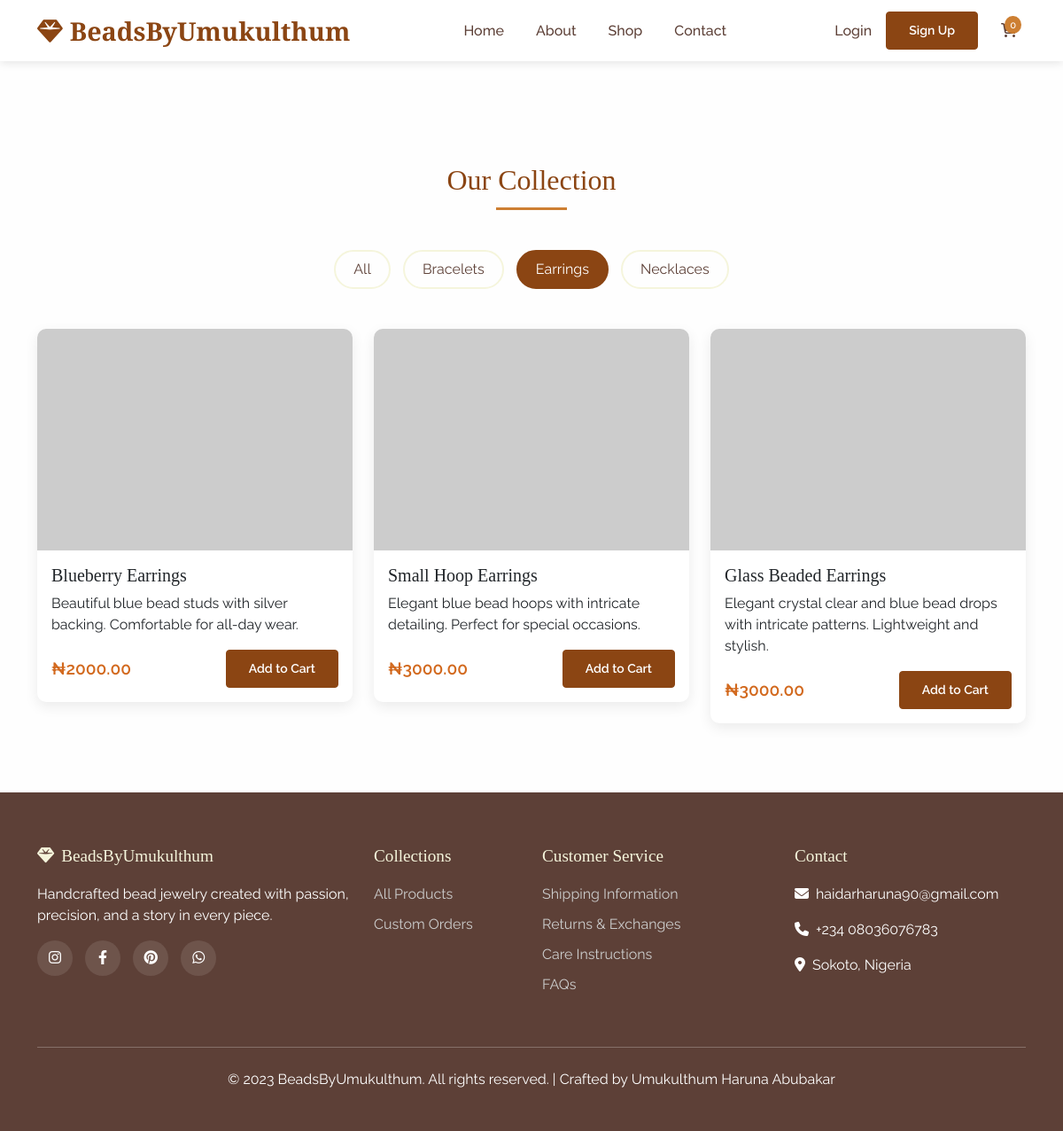
Screenshot of /shop/earrings/ with the database file from the repository.
### products/models.py (models this page shows, shortened)
class Category(models.Model):
    name = models.CharField(max_length=100, unique=True)
    slug = models.SlugField(max_length=100, unique=True, blank=True)
    description = models.TextField(blank=True)
    created_at = models.DateTimeField(auto_now_add=True)
    class Meta:
        verbose_name_plural = 'Categories'
        ordering = ['name']

class Product(models.Model):
    category = models.ForeignKey(Category, on_delete=models.CASCADE, related_name='products')
    name = models.CharField(max_length=200)
    slug = models.SlugField(max_length=200, unique=True, blank=True)
    description = models.TextField()
    price = models.DecimalField(max_digits=10, decimal_places=2)
    image = models.ImageField(upload_to='products/', blank=True, null=True)
    stock = models.IntegerField(default=10)
    available = models.BooleanField(default=True)
    created_at = models.DateTimeField(auto_now_add=True)
    updated_at = models.DateTimeField(auto_now=True)
    class Meta:
        ordering = ['-created_at']
        indexes = [
            models.Index(fields=['slug']),
            models.Index(fields=['name']),
            models.Index(fields=['-created_at']),
        ]

### products/views.py (the view)
# urls.py: path('shop/', views.product_list, name='product_list'),
def product_list(request, category_slug=None):
    category = None
    categories = Category.objects.all()
    products = Product.objects.filter(available=True)
    if category_slug:
        category = get_object_or_404(Category, slug=category_slug)
        products = products.filter(category=category)
    return render(request, 'products/product_list.html', {
        'category': category,
        'categories': categories,
        'products': products
    })

### cart/cart.py (called while the page is built)
    def __len__(self):
        return sum(item['quantity'] for item in self.cart.values())

### cart/context_processors.py (called while the page is built)
def cart(request):
    return {'cart': Cart(request)}

### products/templates/products/product_list.html (shortened to what this page needs)
{% extends 'base.html' %}
{% load static %}
{% block content %}
<section class="py-5" style="margin-top: 60px;">
    <div class="container">
        <h2 class="section-title">Our Collection</h2>
        <div class="category-filter text-center">
            <button class="category-btn {% if not category %}active{% endif %}" onclick="window.location.href='{% url 'products:product_list' %}'">All</button>
            {% for cat in categories %}
            <button class="category-btn {% if category.slug == cat.slug %}active{% endif %}"
                    onclick="window.location.href='{% url 'products:product_list_by_category' cat.slug %}'">
                {{ cat.name }}
            </button>
            {% endfor %}
        </div>
        <div class="row">
            {% for product in products %}
            <div class="col-md-6 col-lg-4">
                <div class="card product-card">
                    {% if product.image %}
                    <img src="{{ product.image.url }}" class="card-img-top product-img" alt="{{ product.name }}">
                    {% else %}
                    <img src="https://via.placeholder.com/400x250?text={{ product.name }}" class="card-img-top product-img" alt="{{ product.name }}">
                    {% endif %}
                    <div class="card-body">
                        <h5 class="card-title">{{ product.name }}</h5>
                        <p class="card-text">{{ product.description|truncatewords:15 }}</p>
                        <div class="d-flex justify-content-between align-items-center">
                            <span class="product-price">₦{{ product.price }}</span>
                            {% if product.stock > 0 %}
                            <form action="{% url 'cart:cart_add' product.id %}" method="post">
                                <button type="submit" class="btn btn-primary btn-sm">Add to Cart</button>
                            </form>
                            {% else %}
                            <span class="badge bg-secondary">Out of Stock</span>
                            {% endif %}
                        </div>
                    </div>
                </div>
            </div>
            {% empty %}
            <div class="col-12">
                <p class="text-center">No products found in this category.</p>
            </div>
            {% endfor %}
        </div>
    </div>
</section>
{% endblock %}

### static/css/style.css (style rules this page uses)
:root { --primary: #8B4513; --secondary: #D2691E; --accent: #CD7F32; --light: #F5F5DC; --dark: #5D4037; --text: #333333; }
body { font-family: 'Raleway', sans-serif; color: var(--text); background-color: #fefefe; padding-top: 76px; }
h1, h2, h3, h4, h5 { font-family: 'Playfair Display', serif; color: var(--dark); }
.section-title { color: var(--primary); position: relative; padding-bottom: 15px; margin-bottom: 40px; text-align: center; }
.section-title:after { content: ''; position: absolute; bottom: 0; left: 50%; transform: translateX(-50%); width: 80px; height: 3px; background-color: var(--accent); }
.product-card { border: none; border-radius: 10px; transition: transform 0.3s, box-shadow 0.3s; overflow: hidden; margin-bottom: 30px; box-shadow: 0 5px 15px rgba(0,0,0,0.08); }
.product-img { height: 250px; object-fit: cover; transition: transform 0.5s; }
.product-price { color: var(--secondary); font-weight: 600; font-size: 1.2rem; }
.btn-primary { background-color: var(--primary); border-color: var(--primary); padding: 10px 25px; font-weight: 600; transition: all 0.3s; }
.category-filter { margin-bottom: 40px; }
.category-btn { background: none; border: 2px solid var(--light); padding: 8px 20px; margin: 5px; border-radius: 30px; transition: all 0.3s; color: var(--dark); }
.category-btn.active, .category-btn:hover { background-color: var(--primary); border-color: var(--primary); color: white; }

### rows the page displays
Category: name "Bracelets"
Category: name "Earrings"
Category: name "Necklaces"
Product: name "Blueberry Earrings", description "Beautiful blue bead studs with silver backing. Comfortable for all-day wear.", price "2000.00", stock "Add to Cart"
Product: name "Small Hoop Earrings", description "Elegant blue bead hoops with intricate detailing. Perfect for special occasions.", price "3000.00", stock "Add to Cart"
Product: name "Glass Beaded Earrings", description "Elegant crystal clear and blue bead drops with intricate patterns. Lightweight and stylish.", price "3000.00", stock "Add to Cart"

### other values shown
{{ cart|length }} "0"
